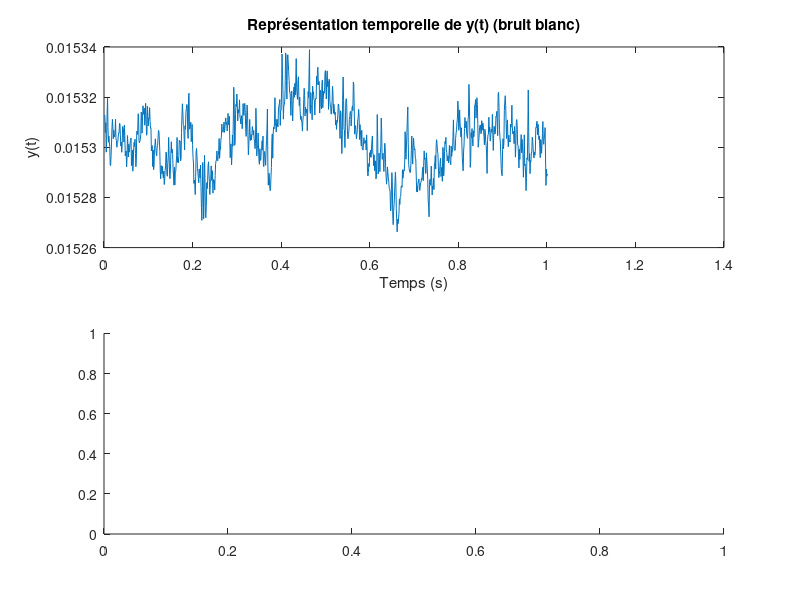

The MATLAB source for this figure: (Note: this script raises an error after producing the figure.)
clear all;
close all;
clc;

%% PARTIE 1


EGG= load('dataEEG.mat');

%% Constante
Mb=2048;
Nb=64;
fech=1*10^3;
Lb = floor(Mb/Nb);


%% Initialisation

b=randn(1,Mb);
binit=zeros(1,Mb);

y=cell2mat(EGG.dataEEG(1,1,1))';
% y=randn(1,1000);
N=64;
M=length(y);
t = (1:1:M)/fech;
yinit=zeros(1,M);
L = floor(M/N);

%% Représentation temporelle et temps fréquence



figure
subplot(2,1,1)
plot(t,y);
xlabel('Temps (s)');
ylabel('y(t)');
title('Représentation temporelle de y(t) (bruit blanc)');
subplot(2,1,2)
spectrogram(y,2,0,512,fech,'yaxis');
% [s,f,t,p] = spectrogram(y,2048,64,128,Fs);
% plot(t,f);
% xlim[0 :
% xlabel('Temps (s)');
% ylabel('Fréquence (Hz)');
% title('Représentation temps fréquence de y (bruit blanc)');
%
%% Extraction du profil

for m = 1:M
    yinit(1,m) = sum(y(1,1:m) - mean(y));
end
N=200;
L=floor(M/N);
temp=zeros(1,N);
Al=zeros(2,L);
n=[1:N];
Sigma=zeros(2,1);
J = zeros(1,L);
x = zeros(N,L);

%     F=0;
% %     % On résout l'équation matricielle MS*Al = Sigma, en inversant la matrice
% %     % MS, on obtient Al qui contient al,0 et al,1
% %
% figure
% plot(t,yinit);
% xlabel('Temps (s)');
% ylabel('yint(t)');
% title('Représentation temporelle du profil de y(t) yint(t)');
% hold on
% for l = 1:L
%     nbeta=n+N*(l-1);
%     
%     yinitl = yinit(1,(l-1)*N+1:l*N);
%     
%     [Al(1,l) Al(2,l)] = moindre_carre(yinitl,nbeta);
%     
%     x(:,l) = (Al(1,l)*nbeta + Al(2,l));
%     
%     x(:,l) = (Al(1,l)*nbeta + Al(2,l));
%     plot(nbeta/fech,x(:,l));
%     xlabel('Temps (s)');
%     ylabel('yinit(t)');
%     title('Représentation temporelle de yint(t) avec les tendances locales');
%     plot([N*l N*l ]/fech,[-1.5 2.5]*10^-3,'r')
% end


%% Décomposition du profil en L segment de taille N
NB = M/4;
F=zeros(1,floor(NB));
FDFA=zeros(1,floor(NB));

for k=1:floor(NB)
    N=k+2;
    %% Utilisation de la méthode des moindres carrés pour minimiser le critère Jdfa
    % on applique cette méthode à chaque valeur de l appartenant à [1,L]
    % on se retrouve alors avec un tableau contenant le couple de minimum
    %(a1,l ; a0,l)
    
    L=floor(M/N);
    temp=zeros(1,N);
    Al=zeros(2,L);
    n=[1:N];
    Sigma=zeros(2,1);
    J = zeros(1,L);
    JDFA = zeros(1,L);

    x = zeros(N,L);
    
    b=ones(1,N)/N;
    a=1;
    
    yinittest = filter(b,a,yinit);
    yinittb = conv(b,yinit);
    yinitt = yinittb(floor((N)/2)+1:length(yinittb)-floor((N)/2)+1);
%     yinitt = yinittest;
    % On résout l'équation matricielle MSAl = Sigma, en inversant la matrice
    % MS, on obtient Al qui contient al,0 et al,1
    for l = 1:L
        nbeta=n+N*(l-1);
        yinitl = yinit(1,(l-1)*N+1:l*N);
        
        
        [Al(1,l) Al(2,l)] = moindre_carre(yinitl,nbeta);
        
        x(:,l) = (Al(1,l)*nbeta.' + Al(2,l));
        
        yinittl = yinitt(1,(l-1)*N+1:l*N);
        %% tendance locale que l'on soustrait au profil filtrer pour trouver le résidu
        J(1,l) = sum( (yinittl - x(:,l).').^2 );
        JDFA(1,l) = sum( (yinitl - x(:,l).').^2 );

    end
    FDFA(1,k)=sum(JDFA(1,:));
    FDFA(1,k)=(1/(N*L)*FDFA(1,k)).^0.5;

    
    %% On calcule le résidu
    F(1,k)=sum(J(1,:));
    F(1,k)=(1/(N*L)*F(1,k)).^0.5;
    
end
tF=(1:length(F));
ltF=log10(tF);
lF=log10(F);

tFDFA=(1:length(FDFA));
ltFDFA=log10(tFDFA);
lFDFA=log10(FDFA);

[alpha beta] = moindre_carre(lF,ltF);
[alphaDFA betaDFA] = moindre_carre(lFDFA,ltFDFA);

xminim = alpha*ltF + beta;
xminimDFA = alphaDFA*ltF + betaDFA;

figure
plot(yinitt);
hold on
plot(yinit);
plot(yinittest);

hold off
% figure
% plot(yinittb);
% hold on
% plot(yinit);
% plot(yinitt);
% hold off

figure
plot(ltF,lF);
xlabel('log(N)');
ylabel('log(F(N))');
title('Représentation de la puissance du résidu dans la plan log(N)/log(F(N))');
hold on
plot(ltF,(xminim));
plot(ltF,(xminimDFA));
hold off


